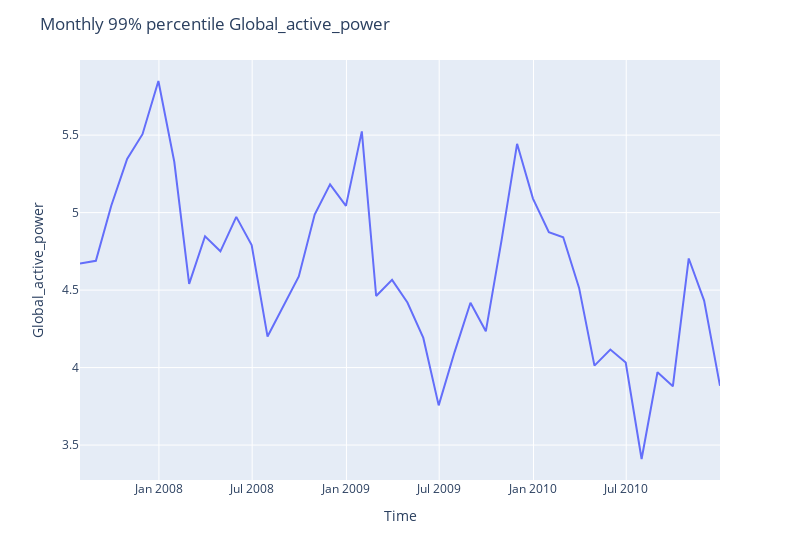

Source (notebook cell):
### Markdown cell above
# Read parquet dataset

### Code cell
df = pd.read_parquet("data/household.parquet")

# Exclude data before July 2007
df = df.loc["2007-07":]
df_monthly = df.resample("M").quantile(0.99)
var = "Global_active_power"
fig = run_sequence_plot(
    df_monthly.index, df_monthly[var], f"Monthly 99% percentile {var}", "Time", f"{var}"
)
fig.show()

### Figure 1 — Plotly figure (JSON) as saved in the notebook; plotly's stock layout.template omitted (floating-point values rounded to 4 significant figures)
{"data": [{"hovertemplate": "x=%{x}<br>y=%{y}<extra></extra>", "legendgroup": "", "line": {"color": "#636efa", "dash": "solid"}, "marker": {"symbol": "circle"}, "mode": "lines", "name": "", "orientation": "v", "showlegend": false, "x": ["2007-07-31T00:00:00", "2007-08-31T00:00:00", "2007-09-30T00:00:00", "2007-10-31T00:00:00", "2007-11-30T00:00:00", "2007-12-31T00:00:00", "2008-01-31T00:00:00", "2008-02-29T00:00:00", "2008-03-31T00:00:00", "2008-04-30T00:00:00", "2008-05-31T00:00:00", "2008-06-30T00:00:00", "2008-07-31T00:00:00", "2008-08-31T00:00:00", "2008-09-30T00:00:00", "2008-10-31T00:00:00", "2008-11-30T00:00:00", "2008-12-31T00:00:00", "2009-01-31T00:00:00", "2009-02-28T00:00:00", "2009-03-31T00:00:00", "2009-04-30T00:00:00", "2009-05-31T00:00:00", "2009-06-30T00:00:00", "2009-07-31T00:00:00", "2009-08-31T00:00:00", "2009-09-30T00:00:00", "2009-10-31T00:00:00", "2009-11-30T00:00:00", "2009-12-31T00:00:00", "2010-01-31T00:00:00", "2010-02-28T00:00:00", "2010-03-31T00:00:00", "2010-04-30T00:00:00", "2010-05-31T00:00:00", "2010-06-30T00:00:00", "2010-07-31T00:00:00", "2010-08-31T00:00:00", "2010-09-30T00:00:00", "2010-10-31T00:00:00", "2010-11-30T00:00:00", "2010-12-31T00:00:00"], "xaxis": "x", "y": [4.671, 4.689, 5.044, 5.346, 5.506, 5.849, 5.328, 4.54, 4.847, 4.75, 4.972, 4.79, 4.2, 4.4, 4.588, 4.987, 5.182, 5.043, 5.524, 4.462, 4.566, 4.42, 4.191, 3.756, 4.1, 4.418, 4.234, 4.827, 5.444, 5.09, 4.874, 4.841, 4.514, 4.013, 4.116, 4.033, 3.41, 3.97, 3.879, 4.704, 4.432, 3.882], "yaxis": "y", "type": "scatter"}], "layout": {"xaxis": {"anchor": "y", "domain": [0.0, 1.0], "title": {"text": "Time"}}, "yaxis": {"anchor": "x", "domain": [0.0, 1.0], "title": {"text": "Global_active_power"}}, "legend": {"tracegroupgap": 0}, "margin": {"t": 60}, "title": {"text": "Monthly 99% percentile Global_active_power"}, "width": 800}}
